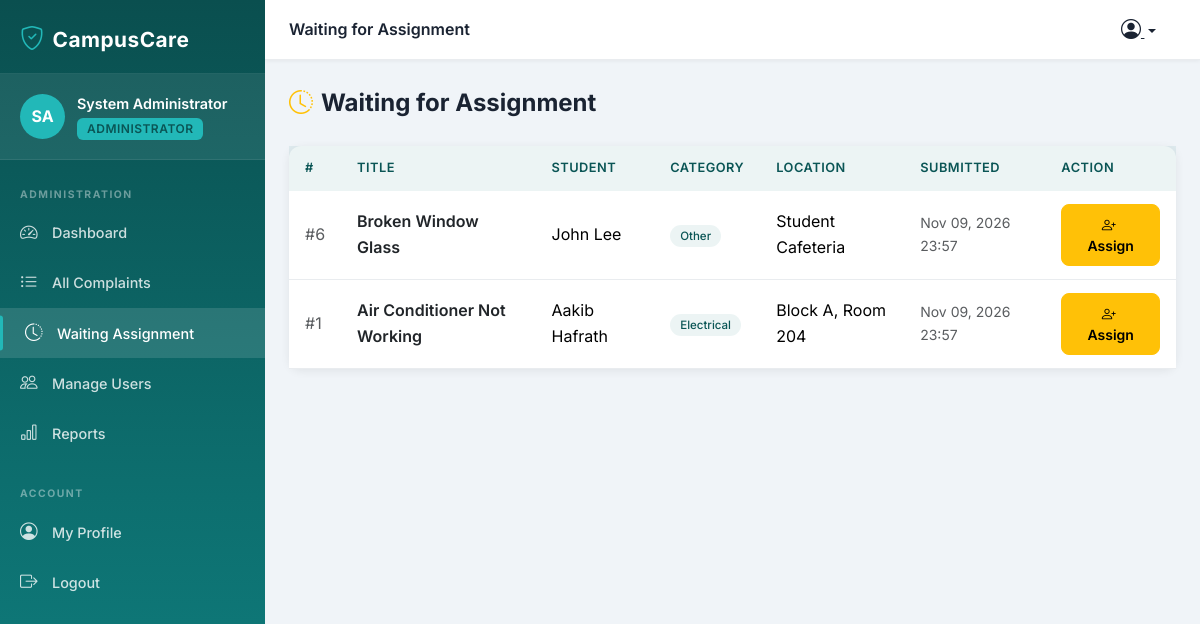
The app's page /complaints/waiting/ (signed in) with its own data.
### accounts/models.py (models this page shows, shortened)
class User(AbstractUser):
    ROLE_STUDENT = 'student'
    ROLE_ADMIN = 'administrator'
    ROLE_TECHNICIAN = 'technician'
    ROLE_CHOICES = [
        (ROLE_STUDENT, 'Student'),
        (ROLE_ADMIN, 'Administrator'),
        (ROLE_TECHNICIAN, 'Technician'),
    ]
    role = models.CharField(
        max_length=20,
        choices=ROLE_CHOICES,
        default=ROLE_STUDENT
    )
    phone_number = models.CharField(max_length=20, blank=True)
    student_id = models.CharField(max_length=50, blank=True)
    department = models.CharField(max_length=100, blank=True)
    profile_picture = models.ImageField(
        upload_to='profile_pictures/', null=True, blank=True
    )
    created_at = models.DateTimeField(auto_now_add=True)
    updated_at = models.DateTimeField(auto_now=True)
    class Meta:
        db_table = 'accounts_user'
        verbose_name = 'User'
        verbose_name_plural = 'Users'
    @property
    def is_student(self):
        return self.role == self.ROLE_STUDENT
    @property
    def is_administrator(self):
        return self.role == self.ROLE_ADMIN
    @property
    def is_technician(self):
        return self.role == self.ROLE_TECHNICIAN
    def get_role_display_name(self):
        return dict(self.ROLE_CHOICES).get(self.role, 'Unknown')

### complaints/models.py (models this page shows, shortened)
class Complaint(models.Model):
    STATUS_SUBMITTED = 'submitted'
    STATUS_ASSIGNED = 'assigned'
    STATUS_IN_PROGRESS = 'in_progress'
    STATUS_RESOLVED = 'resolved'
    STATUS_CLOSED = 'closed'
    STATUS_CHOICES = [
        (STATUS_SUBMITTED, 'Submitted'),
        (STATUS_ASSIGNED, 'Assigned'),
        (STATUS_IN_PROGRESS, 'In Progress'),
        (STATUS_RESOLVED, 'Resolved'),
        (STATUS_CLOSED, 'Closed'),
    ]
    CATEGORY_ELECTRICAL = 'electrical'
    CATEGORY_FURNITURE = 'furniture'
    CATEGORY_PLUMBING = 'plumbing'
    CATEGORY_NETWORK = 'network'
    CATEGORY_EQUIPMENT = 'equipment'
    CATEGORY_OTHER = 'other'
    CATEGORY_CHOICES = [
        (CATEGORY_ELECTRICAL, 'Electrical'),
        (CATEGORY_FURNITURE, 'Furniture'),
        (CATEGORY_PLUMBING, 'Plumbing'),
        (CATEGORY_NETWORK, 'Network / Wi-Fi'),
        (CATEGORY_EQUIPMENT, 'Equipment'),
        (CATEGORY_OTHER, 'Other'),
    ]
    student = models.ForeignKey(
        settings.AUTH_USER_MODEL,
        on_delete=models.CASCADE,
        related_name='complaints',
        limit_choices_to={'role': 'student'}
    )
    title = models.CharField(max_length=200)
    category = models.CharField(max_length=20, choices=CATEGORY_CHOICES)
    location = models.CharField(max_length=200)
    description = models.TextField()
    status = models.CharField(
        max_length=20,
        choices=STATUS_CHOICES,
        default=STATUS_SUBMITTED
    )
    assigned_technician = models.ForeignKey(
        settings.AUTH_USER_MODEL,
        on_delete=models.SET_NULL,
        null=True,
        blank=True,
        related_name='assigned_complaints',
        limit_choices_to={'role': 'technician'}
    )
    created_at = models.DateTimeField(auto_now_add=True)
    updated_at = models.DateTimeField(auto_now=True)
    class Meta:
        db_table = 'complaints_complaint'
        ordering = ['-created_at']
        verbose_name = 'Complaint'
        verbose_name_plural = 'Complaints'

### complaints/views.py (the view)
# urls.py: path('waiting/', views.waiting_for_assignment, name='waiting_for_assignment'),
@login_required
def waiting_for_assignment(request):
    if not request.user.is_administrator:
        messages.error(request, 'Access denied.')
        return redirect('accounts:login')
    complaints_qs = ComplaintRepository.get_waiting_for_assignment()
    paginator = Paginator(complaints_qs, 15)
    page_obj = paginator.get_page(request.GET.get('page'))
    return render(request, 'administrator/waiting_assignment.html', {
        'page_obj': page_obj,
        'page_title': 'Waiting for Assignment',
    })

### complaints/repositories.py (called while the page is built)
    @staticmethod
    def get_waiting_for_assignment() -> QuerySet:
        return Complaint.objects.filter(
            status=Complaint.STATUS_SUBMITTED
        ).select_related('student').order_by('-created_at')

### notifications/context_processors.py (called while the page is built)
def unread_notifications_count(request):
    if request.user.is_authenticated:
        from .models import Notification
        count = Notification.objects.filter(
            recipient=request.user,
            is_read=False
        ).count()
        return {'unread_notifications_count': count}
    return {'unread_notifications_count': 0}

### templates/administrator/waiting_assignment.html (shortened to what this page needs)
{% extends 'base.html' %}
{% block nav_waiting %}active{% endblock %}
{% block content %}
<div class="page-header">
  <div class="page-header-title"><i class="bi bi-clock-history me-2 text-warning"></i>Waiting for Assignment</div>
</div>
<div class="card">
  <div class="card-body p-0">
    {% if page_obj.object_list %}
    <table class="table table-hover mb-0">
      <thead>
        <tr><th>#</th><th>Title</th><th>Student</th><th>Category</th><th>Location</th><th>Submitted</th><th>Action</th></tr>
      </thead>
      <tbody>
        {% for c in page_obj %}
        <tr>
          <td class="text-muted">#{{ c.pk }}</td>
          <td><a href="{% url 'complaints:complaint_detail' c.pk %}" class="text-decoration-none fw-semibold text-dark">{{ c.title }}</a></td>
          <td>{{ c.student.get_full_name|default:c.student.username }}</td>
          <td><span class="category-badge">{{ c.get_category_display }}</span></td>
          <td>{{ c.location }}</td>
          <td class="text-muted small">{{ c.created_at|date:"M d, Y H:i" }}</td>
          <td>
            <a href="{% url 'complaints:assign_technician' c.pk %}" class="btn btn-sm btn-warning">
              <i class="bi bi-person-plus me-1"></i>Assign
            </a>
          </td>
        </tr>
        {% endfor %}
      </tbody>
    </table>
    {% else %}
    <div class="empty-state">
      <div class="empty-state-icon"><i class="bi bi-check2-all"></i></div>
      <div class="empty-state-title">All caught up!</div>
      <div class="empty-state-text">No complaints are waiting for assignment.</div>
    </div>
    {% endif %}
  </div>
</div>
{% endblock %}

### templates/base.html (shortened to what this page needs)
<!DOCTYPE html>
<html lang="en">
<head>
    <link href="https://cdn.jsdelivr.net/npm/bootstrap@5.3.2/dist/css/bootstrap.min.css" rel="stylesheet">
    <link href="https://cdn.jsdelivr.net/npm/bootstrap-icons@1.11.3/font/bootstrap-icons.css" rel="stylesheet">
    <link href="{% load static %}{% static 'css/campuscare.css' %}" rel="stylesheet">
</head>
<body>
{% if user.is_authenticated %}
<div class="sidebar" id="sidebar">
    <div class="sidebar-header">
        <div class="sidebar-brand">
            <i class="bi bi-shield-check me-2"></i>
            <span>CampusCare</span>
        </div>
    </div>
    <div class="sidebar-user">
        <div class="user-avatar">
            {% if user.profile_picture %}
                <img src="{{ user.profile_picture.url }}" alt="Profile" class="rounded-circle" width="45" height="45">
            {% else %}
                <div class="avatar-placeholder">
                    {{ user.first_name|first|upper }}{{ user.last_name|first|upper }}
                </div>
            {% endif %}
        </div>
        <div class="user-info">
            <div class="user-name">{{ user.get_full_name|default:user.username }}</div>
            <div class="user-role badge">{{ user.get_role_display_name }}</div>
        </div>
    </div>
    <nav class="sidebar-nav">
        {% if user.is_administrator %}
        <div class="nav-section-label">Administration</div>
        <a href="{% url 'accounts:admin_dashboard' %}" class="nav-item {% block nav_admin_dashboard %}{% endblock %}">
            <i class="bi bi-speedometer2"></i> Dashboard
        </a>
        <a href="{% url 'complaints:all_complaints' %}" class="nav-item {% block nav_all_complaints %}{% endblock %}">
            <i class="bi bi-list-ul"></i> All Complaints
        </a>
        <a href="{% url 'complaints:waiting_for_assignment' %}" class="nav-item {% block nav_waiting %}{% endblock %}">
            <i class="bi bi-clock-history"></i> Waiting Assignment
        </a>
        <a href="{% url 'accounts:user_list' %}" class="nav-item {% block nav_users %}{% endblock %}">
            <i class="bi bi-people"></i> Manage Users
        </a>
        <a href="{% url 'reports:dashboard' %}" class="nav-item {% block nav_reports %}{% endblock %}">
            <i class="bi bi-bar-chart"></i> Reports
        </a>
        {% endif %}
        <div class="nav-section-label mt-3">Account</div>
        <a href="{% url 'accounts:profile' %}" class="nav-item {% block nav_profile %}{% endblock %}">
            <i class="bi bi-person-circle"></i> My Profile
        </a>
        <a href="{% url 'accounts:logout' %}" class="nav-item nav-logout" onclick="return confirm('Are you sure you want to logout?')">
            <i class="bi bi-box-arrow-right"></i> Logout
        </a>
    </nav>
</div>
<div class="main-content">
    <div class="topbar">
        <div class="topbar-title">
            {% block page_header %}{{ page_title|default:"CampusCare" }}{% endblock %}
        </div>
        <div class="topbar-actions">
            <div class="dropdown">
                <button class="btn btn-link topbar-icon dropdown-toggle" data-bs-toggle="dropdown">
                    <i class="bi bi-person-circle fs-5"></i>
                </button>
            </div>
        </div>
    </div>
    <div class="page-content">
        {% block content %}{% endblock %}
    </div>
</div>
{% endif %}
<script src="{% load static %}{% static 'js/campuscare.js' %}"></script>
</body>
</html>

### records on screen
User: first_name|first "S", last_name|first "A", get_full_name "System Administrator", get_role_display_name "ADMINISTRATOR"
Complaint: pk "6", title "Broken Window Glass", student.get_full_name "John Lee", category "Other", location "Student Cafeteria", created_at "Nov 09, 2026 23:57"
Complaint: pk "1", title "Air Conditioner Not Working", student.get_full_name "Aakib Hafrath", category "Electrical", location "Block A, Room 204", created_at "Nov 09, 2026 23:57"

### other values on screen
{{ page_title|default:"CampusCare" }} "Waiting for Assignment"
